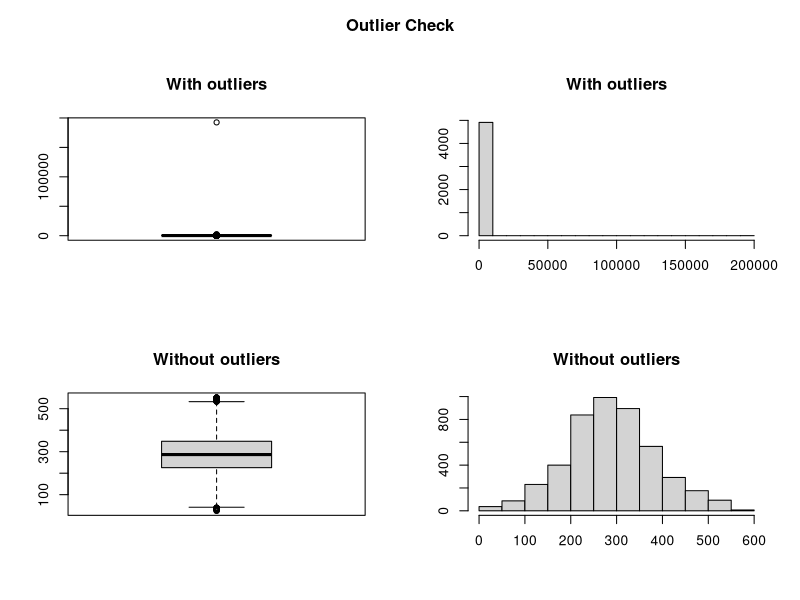

Reproduce this figure in R.
## ---- chunk 1
#read file with raw data
bk <- read.csv("Data/rollingsales_statenisland.csv",skip=4,header=TRUE)

## Check the data
head(bk)
summary(bk)
str(bk)
## ---- chunk 2
names(bk) <- tolower(names(bk))
## ---- chunk 3
bk$sale.price.n <- as.numeric(gsub("[^[:digit:]]","", bk$sale.price))
bk$gross.sqft <- as.numeric(gsub("[^[:digit:]]","", bk$gross.square.feet))
bk$land.sqft <- as.numeric(gsub("[^[:digit:]]","", bk$land.square.feet))
bk$years.built <- as.numeric(as.character(bk$year.built))
## ---- chunk 4
#create dataset with actual sales
cs=subset(bk,bk$sale.price.n>0&bk$gross.sqft>0&bk$land.sqft>0&bk$year.built>0)
## ---- chunk 5
cs$sale.price=NULL
cs$gross.square.feet=NULL
cs$land.square.feet=NULL
cs$year.built=NULL
## ---- chunk 6
#checking for outliers and decaiding what to do with them 
#this code is taken from https://www.r-bloggers.com/identify-describe-plot-and-remove-the-outliers-from-the-dataset/
outlierKD <- function(dt, var) {
  var_name <- eval(substitute(var),eval(dt))
  na1 <- sum(is.na(var_name))
  m1 <- mean(var_name, na.rm = T)
  par(mfrow=c(2, 2), oma=c(0,0,3,0))
  boxplot(var_name, main="With outliers")
  hist(var_name, main="With outliers", xlab=NA, ylab=NA)
  outlier <- boxplot.stats(var_name)$out
  mo <- mean(outlier)
  var_name <- ifelse(var_name %in% outlier, NA, var_name)
  boxplot(var_name, main="Without outliers")
  hist(var_name, main="Without outliers", xlab=NA, ylab=NA)
  title("Outlier Check", outer=TRUE)
  na2 <- sum(is.na(var_name))
  cat("Outliers identified:", na2 - na1, "n")
  cat("Propotion (%) of outliers:", round((na2 - na1) / sum(!is.na(var_name))*100, 1), "n")
  cat("Mean of the outliers:", round(mo, 2), "n")
  m2 <- mean(var_name, na.rm = T)
  cat("Mean without removing outliers:", round(m1, 2), "n")
  cat("Mean if we remove outliers:", round(m2, 2), "n")
  dt[as.character(substitute(var))] <- invisible(var_name)
  assign(as.character(as.list(match.call())$dt), dt, envir = .GlobalEnv)
  cat("Outliers successfully removed", "n")
  return(invisible(dt))
}



#apply this function until we get 0% proportion. This way we will get meaningful dataset.
cs$cs.pricePERsqft=cs$sale.price.n/cs$gross.sqft
outlierKD(cs,cs.pricePERsqft)
## ---- chunk 7
cleanset=subset(cs,!is.na(cs$cs.pricePERsqft))
## ---- chunk 8
#create csv with clean data
write.csv(cleanset,file='Data/CleanedSalesData.csv')
